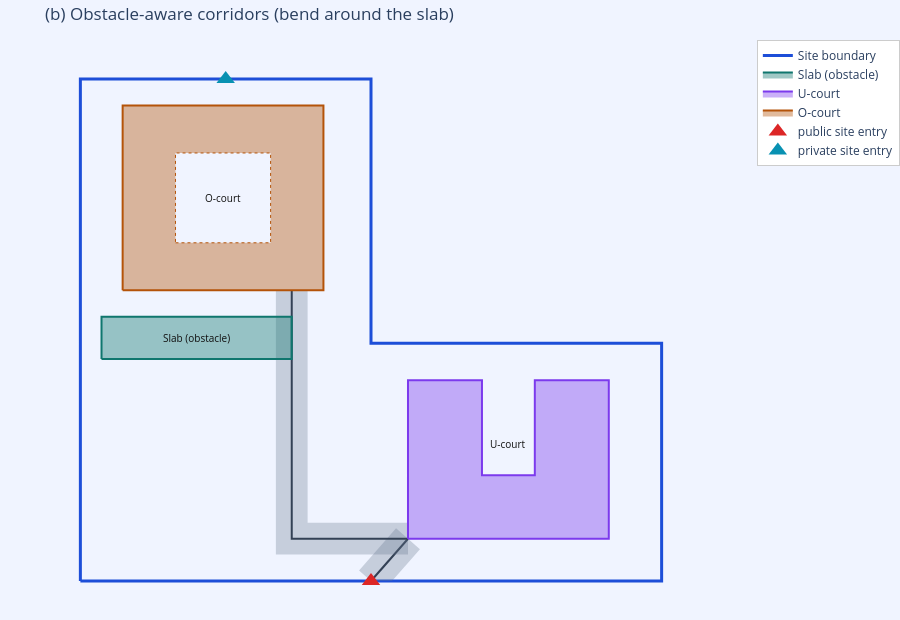

Write notebook code for a chart like this one.
### Markdown cell above
## (b) Obstacle-aware circulation — corridors bend around the slab

The slab (`block`) sits between the entry and the courtyard buildings. The
visibility-graph router drives **around** it; `routed_around > 0` flags every
corridor that had to detour.

### Code cell
circ = route_internal_circulation(SITE_MODEL, entries, BUILDINGS, None)
print('Circulation:', circ['summary'])
for p in circ['paths']:
    print(f"  {p['path_id']:8s} -> {p['serves']:8s} {p['length_m']:6.1f} m "
          f"vertices={len(p['polyline'])} routed_around={p['routed_around']}")

fig = base_fig('(b) Obstacle-aware corridors (bend around the slab)')
add_circulation(fig, circ)
add_buildings(fig, BUILDINGS)
add_entries(fig, entries)
fig.show()

### Figure 1 — Plotly figure (JSON) as saved in the notebook; plotly's stock layout.template omitted (floating-point values rounded to 4 significant figures)
{"data": [{"hoverinfo": "skip", "line": {"color": "#1d4ed8", "width": 3}, "mode": "lines", "name": "Site boundary", "showlegend": true, "type": "scatter", "x": [0.0, 110.0, 110.0, 55.0, 55.0, 0.0, 0.0, 0.0], "y": [0.0, 0.0, 45.0, 45.0, 95.0, 95.0, 0.0, 0.0]}, {"fill": "toself", "fillcolor": "rgba(100,116,139,0.30)", "hoverinfo": "skip", "line": {"color": "rgba(100,116,139,0.0)", "width": 0}, "mode": "lines", "showlegend": false, "type": "scatter", "x": [64.26, 58.99, 55.0, 52.74, 59.74, 64.26, 64.26], "y": [6.024, 0.0, 0.0, 1.976, 9.976, 6.024, 6.024]}, {"hoverinfo": "skip", "line": {"color": "#334155", "width": 2}, "mode": "lines", "name": "path_0 -> court_U", "showlegend": false, "type": "scatter", "x": [55.0, 62.0], "y": [0.0, 8.0]}, {"fill": "toself", "fillcolor": "rgba(100,116,139,0.30)", "hoverinfo": "skip", "line": {"color": "rgba(100,116,139,0.0)", "width": 0}, "mode": "lines", "showlegend": false, "type": "scatter", "x": [37.0, 43.0, 43.0, 62.0, 62.0, 37.0, 37.0, 37.0], "y": [42.0, 42.0, 11.0, 11.0, 5.0, 5.0, 42.0, 42.0]}, {"hoverinfo": "skip", "line": {"color": "#334155", "width": 2}, "mode": "lines", "name": "path_1 -> block", "showlegend": false, "type": "scatter", "x": [62.0, 40.0, 40.0], "y": [8.0, 8.0, 42.0]}, {"fill": "toself", "fillcolor": "rgba(100,116,139,0.30)", "hoverinfo": "skip", "line": {"color": "rgba(100,116,139,0.0)", "width": 0}, "mode": "lines", "showlegend": false, "type": "scatter", "x": [43.0, 43.0, 37.0, 37.0, 43.0, 43.0], "y": [55.0, 42.0, 42.0, 55.0, 55.0, 55.0]}, {"hoverinfo": "skip", "line": {"color": "#334155", "width": 2}, "mode": "lines", "name": "path_2 -> court_O", "showlegend": false, "type": "scatter", "x": [40.0, 40.0], "y": [42.0, 55.0]}, {"fill": "toself", "fillcolor": "rgba(15,118,110,0.40)", "hoverinfo": "skip", "line": {"color": "rgba(15,118,110,1)", "width": 2}, "mode": "lines", "name": "Slab (obstacle)", "showlegend": true, "type": "scatter", "x": [4.0, 40.0, 40.0, 4.0, 4.0], "y": [42.0, 42.0, 50.0, 50.0, 42.0]}, {"fill": "toself", "fillcolor": "rgba(124,58,237,0.40)", "hoverinfo": "skip", "line": {"color": "rgba(124,58,237,1)", "width": 2}, "mode": "lines", "name": "U-court", "showlegend": true, "type": "scatter", "x": [62.0, 100.0, 100.0, 86.0, 86.0, 76.0, 76.0, 62.0, 62.0], "y": [8.0, 8.0, 38.0, 38.0, 20.0, 20.0, 38.0, 38.0, 8.0]}, {"fill": "toself", "fillcolor": "rgba(180,83,9,0.40)", "hoverinfo": "skip", "line": {"color": "rgba(180,83,9,1)", "width": 2}, "mode": "lines", "name": "O-court", "showlegend": true, "type": "scatter", "x": [8.0, 46.0, 46.0, 8.0, 8.0], "y": [55.0, 55.0, 90.0, 90.0, 55.0]}, {"fill": "toself", "fillcolor": "#f0f4ff", "hoverinfo": "skip", "line": {"color": "rgba(180,83,9,1)", "dash": "dot", "width": 1}, "mode": "lines", "showlegend": false, "type": "scatter", "x": [18.0, 36.0, 36.0, 18.0, 18.0], "y": [64.0, 64.0, 81.0, 81.0, 64.0]}, {"hoverinfo": "skip", "marker": {"color": "#dc2626", "size": 16, "symbol": "triangle-up"}, "mode": "markers", "name": "public site entry", "showlegend": true, "type": "scatter", "x": [55.0], "y": [0.0]}, {"hoverinfo": "skip", "marker": {"color": "#0891b2", "size": 16, "symbol": "triangle-up"}, "mode": "markers", "name": "private site entry", "showlegend": true, "type": "scatter", "x": [27.5], "y": [95.0]}], "layout": {"annotations": [{"font": {"color": "#111", "size": 10}, "showarrow": false, "text": "Slab (obstacle)", "x": 22.0, "y": 46.0}, {"font": {"color": "#111", "size": 10}, "showarrow": false, "text": "U-court", "x": 81.0, "y": 26.0}, {"font": {"color": "#111", "size": 10}, "showarrow": false, "text": "O-court", "x": 27.0, "y": 72.5}], "height": 620, "legend": {"bgcolor": "white", "bordercolor": "#ccc", "borderwidth": 1, "x": 1.02, "y": 1}, "margin": {"b": 0, "l": 0, "r": 0, "t": 40}, "paper_bgcolor": "#f0f4ff", "plot_bgcolor": "#f0f4ff", "title": {"text": "(b) Obstacle-aware corridors (bend around the slab)"}, "xaxis": {"visible": false}, "yaxis": {"scaleanchor": "x", "scaleratio": 1, "visible": false}}}
